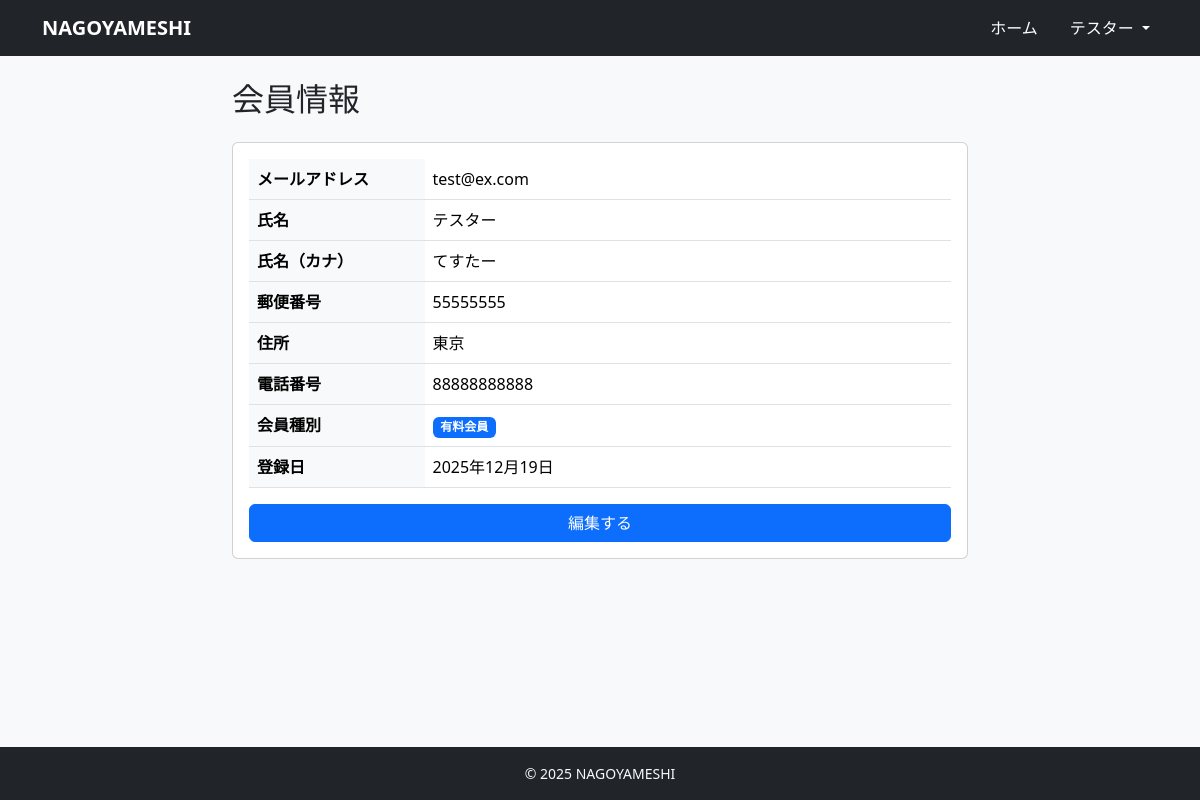
The page /accounts/user/profile/ (signed in) on the database as committed earlier.
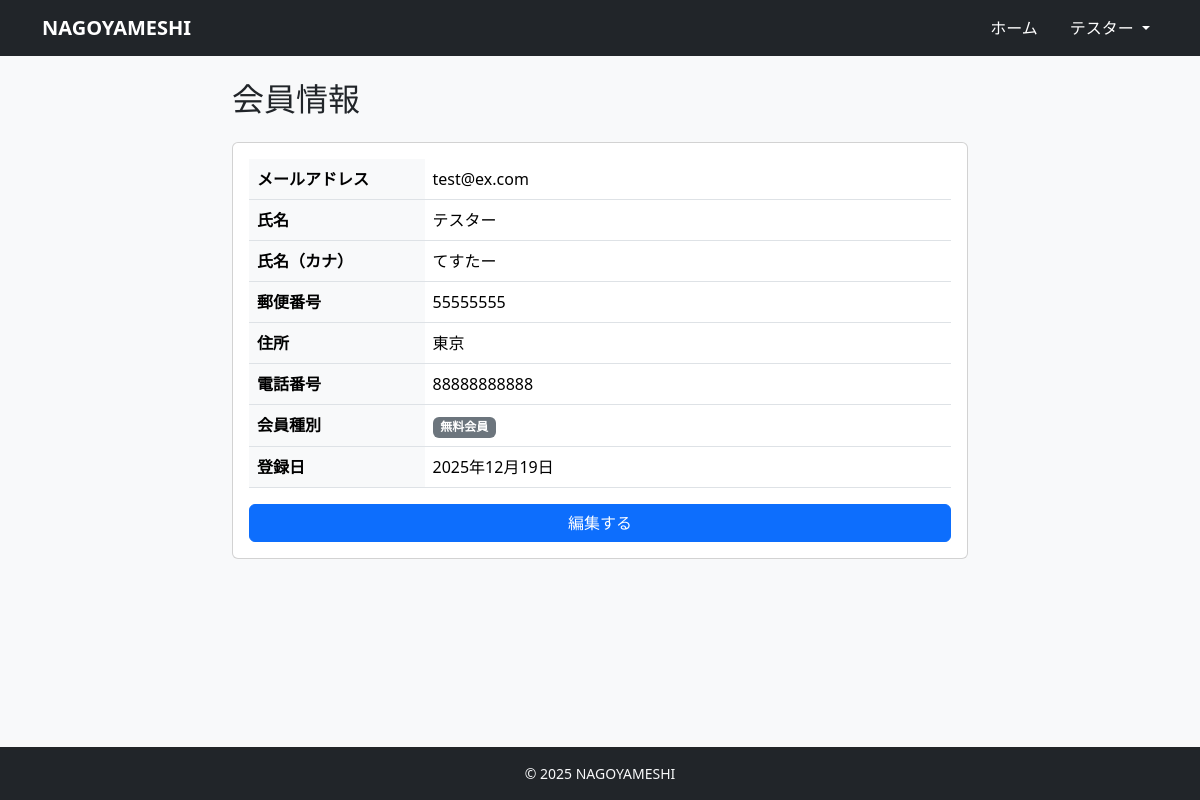
The same page on the database as committed later.
### accounts/views.py (the view)
# urls.py: path('user/profile/', views.UserProfileView.as_view(), name='user_profile'),
class UserProfileView(LoginRequiredMixin, DetailView):
    model = User
    template_name = 'accounts/user_profile.html'
    context_object_name = 'profile_user'
    def get_object(self):
        return self.request.user

### templates/accounts/user_profile.html (shortened to what this page needs)
{% extends "base.html" %}
{% block content %}
<div class="row justify-content-center">
    <div class="col-md-8">
        <h2 class="mb-4">会員情報</h2>
        <div class="card">
            <div class="card-body">
                <table class="table">
                    <tbody>
                        <tr>
                            <th class="w-25 bg-light">メールアドレス</th>
                            <td>{{ profile_user.email }}</td>
                        </tr>
                        <tr>
                            <th class="bg-light">氏名</th>
                            <td>{{ profile_user.name|default:"未設定" }}</td>
                        </tr>
                        <tr>
                            <th class="bg-light">氏名（カナ）</th>
                            <td>{{ profile_user.name_kana|default:"未設定" }}</td>
                        </tr>
                        <tr>
                            <th class="bg-light">郵便番号</th>
                            <td>{{ profile_user.zipcode|default:"未設定" }}</td>
                        </tr>
                        <tr>
                            <th class="bg-light">住所</th>
                            <td>{{ profile_user.address|default:"未設定" }}</td>
                        </tr>
                        <tr>
                            <th class="bg-light">電話番号</th>
                            <td>{{ profile_user.tel|default:"未設定" }}</td>
                        </tr>
                        <tr>
                            <th class="bg-light">会員種別</th>
                            <td>
                                {% if profile_user.is_paid_member %}
                                <span class="badge bg-primary">有料会員</span>
                                {% else %}
                                <span class="badge bg-secondary">無料会員</span>
                                {% endif %}
                            </td>
                        </tr>
                        <tr>
                            <th class="bg-light">登録日</th>
                            <td>{{ profile_user.created_at|date:"Y年n月j日" }}</td>
                        </tr>
                    </tbody>
                </table>
                <div class="d-grid gap-2">
                    <a href="{% url 'accounts:user_profile_edit' %}" class="btn btn-primary">
                        編集する
                    </a>
                </div>
            </div>
        </div>
    </div>
</div>
{% endblock %}

Rows that differ between the two databases and show on the page:
changed User "テスター": is_paid_member True → False (drawn)
Other text that changed with them:
text no longer shown: "有料会員"
text now shown: "無料会員"
